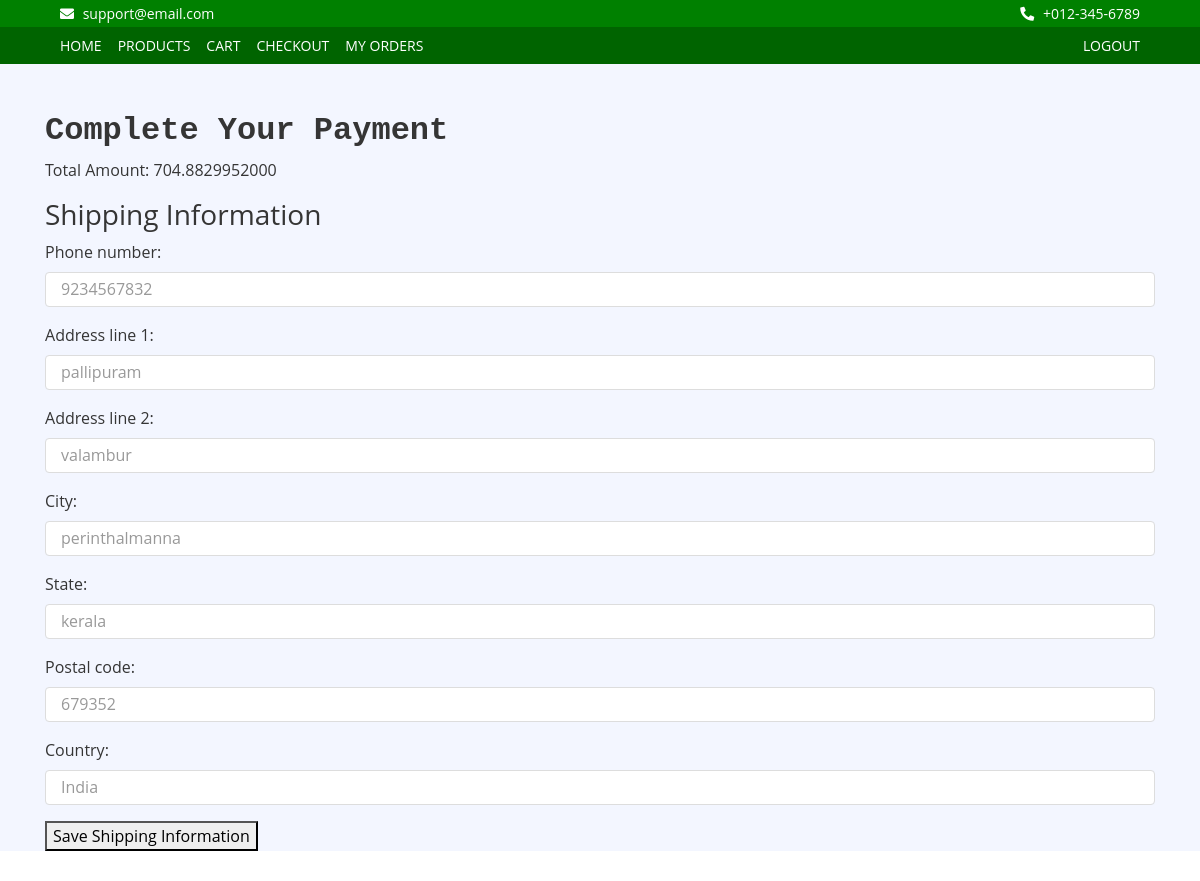
Screenshot of /checkout/ (signed in) with the database file from the repository.
### store/models.py (models this page shows, shortened)
class UserProfile(models.Model):
    user = models.OneToOneField(settings.AUTH_USER_MODEL, on_delete=models.CASCADE, related_name='profile')
    phone_number = models.CharField(max_length=15, blank=True, null=True)
    address_line_1 = models.CharField(max_length=255)
    address_line_2 = models.CharField(max_length=255, blank=True, null=True)
    city = models.CharField(max_length=100)
    state = models.CharField(max_length=100)
    postal_code = models.CharField(max_length=10)
    country = models.CharField(max_length=100)

### store/views.py (the view)
# urls.py: path("checkout/", views.checkout, name="checkout"),  # Proceed to checkout
@login_required
def checkout(request):
    logger.info(f"Checkout process started for user: {request.user.email}")
    cart_items = CartItem.objects.filter(user=request.user)
    if not cart_items.exists():
        logger.warning(f"User {request.user.email} attempted checkout with empty cart")
        messages.error(request, 'Your cart is empty!')
        return redirect('view_cart')
    profile, created = UserProfile.objects.get_or_create(user=request.user)
    if request.method == 'POST':
        shipping_form = ShippingForm(request.POST, instance=profile)
        if shipping_form.is_valid():
            shipping_form.save()
            logger.info(f"Shipping information updated for user: {request.user.email}")
            messages.success(request, 'Shipping information updated successfully.')
        else:
            logger.warning(f"Invalid shipping form submitted by user: {request.user.email}")
            messages.error(request, 'Please correct the errors in the shipping form.')
            return render(request, 'store/checkout.html', {'shipping_form': shipping_form})
    else:
        shipping_form = ShippingForm(instance=profile)
    total_amount = Decimal('0.00')
    for item in cart_items:
        product = item.product
        item_price = product.final_price_with_tax_and_shipping() * item.quantity
        total_amount += item_price
    logger.info(f"Total order amount calculated: {total_amount}")
    request.session['razorpay_amount'] = int(total_amount * 100)
    context = {
        'shipping_form': shipping_form,
        'cart_items': cart_items,
        'profile': profile,
        'amount_in_rupees': total_amount,
        'proceed_to_payment_url': reverse('initiate_payment'),
    }
    logger.info(f"Checkout page rendered for user: {request.user.email}")
    return render(request, 'store/checkout.html', context)

### store/forms.py
class ShippingForm(forms.ModelForm):
    class Meta:
        model = UserProfile
        fields = ['phone_number', 'address_line_1', 'address_line_2', 'city', 'state', 'postal_code', 'country']
        widgets = {
            'phone_number': forms.TextInput(attrs={'class': 'form-control'}),
            'address_line_1': forms.TextInput(attrs={'class': 'form-control'}),
            'address_line_2': forms.TextInput(attrs={'class': 'form-control'}),
            'city': forms.TextInput(attrs={'class': 'form-control'}),
            'state': forms.TextInput(attrs={'class': 'form-control'}),
            'postal_code': forms.TextInput(attrs={'class': 'form-control'}),
            'country': forms.TextInput(attrs={'class': 'form-control'}),
        }

### store/models.py (called while the page is built)
    def discount_price(self):
        if self.discount:
            return self.price - (self.price * (self.discount / 100))
        return self.price

    def final_price_with_tax_and_shipping(self):
        price_after_discount = self.discount_price()
        tax_amount = price_after_discount * (self.tax_percentage / 100)
        return price_after_discount + tax_amount + self.shipping_charge

### store/templates/store/checkout.html (shortened to what this page needs)
{% extends 'base.html' %}
{% block content %}
<h2>Complete Your Payment</h2>
<p>Total Amount: {{ amount_in_rupees }} {{ currency }}</p>
{% if not has_shipping_address %}
    <h3>Shipping Information</h3>
    <form method="post" action="{% url 'initiate_payment' %}">
        {{ shipping_form.as_p }}
        <button type="submit">Save Shipping Information</button>
    </form>
{% elif shipping_info_just_saved %}
    <p>Your shipping information has been saved. You can now proceed with the payment.</p>
    <a href="{% url 'initiate_payment' %}" class="btn btn-primary">Proceed to Payment</a>
{% endif %}
{% endblock %}

### static/css/style.css (style rules this page uses)
body { color: #353535; font-family: 'Open Sans', sans-serif; font-weight: 400; background: #f3f6ff; }
h2 { font-family: 'Source Code Pro', monospace; font-weight: 700; }
.form-control, .custom-select { width: 100%; height: 35px; padding: 0 15px; color: #999999; border: 1px solid #dddddd; margin-bottom: 15px }

### rows the page displays
UserProfile: phone_number "9234567832", address_line_1 "pallipuram", address_line_2 "valambur", city "perinthalmanna", state "kerala", postal_code "679352", country "India"

### other values shown
{{ amount_in_rupees }} "704.8829952000"
